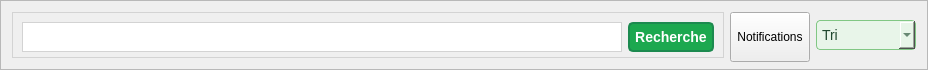
             <widget class="QFrame" name="frame_5">
              <property name="minimumSize">
               <size>
                <width>0</width>
                <height>50</height>
               </size>
              </property>
              <property name="maximumSize">
               <size>
                <width>16777215</width>
                <height>70</height>
               </size>
              </property>
              <property name="styleSheet">
               <string notr="true"/>
              </property>
              <property name="frameShape">
               <enum>QFrame::Shape::StyledPanel</enum>
              </property>
              <property name="frameShadow">
               <enum>QFrame::Shadow::Raised</enum>
              </property>
              <layout class="QHBoxLayout" name="horizontalLayout_4">
               <item>
                <widget class="QFrame" name="frame_2">
                 <property name="maximumSize">
                  <size>
                   <width>800</width>
                   <height>16777215</height>
                  </size>
                 </property>
                 <property name="styleSheet">
                  <string notr="true">border:1 solid lightgray;</string>
                 </property>
                 <property name="frameShape">
                  <enum>QFrame::Shape::StyledPanel</enum>
                 </property>
                 <property name="frameShadow">
                  <enum>QFrame::Shadow::Raised</enum>
                 </property>
                 <layout class="QHBoxLayout" name="horizontalLayout_6">
                  <item>
                   <widget class="QLineEdit" name="clerecherche">
                    <property name="minimumSize">
                     <size>
                      <width>600</width>
                      <height>30</height>
                     </size>
                    </property>
                    <property name="maximumSize">
                     <size>
                      <width>600</width>
                      <height>30</height>
                     </size>
                    </property>
                    <property name="alignment">
                     <set>Qt::AlignmentFlag::AlignJustify|Qt::AlignmentFlag::AlignVCenter</set>
                    </property>
                   </widget>
                  </item>
                  <item>
                   <widget class="QPushButton" name="bouttonrecherche">
                    <property name="minimumSize">
                     <size>
                      <width>0</width>
                      <height>30</height>
                     </size>
                    </property>
                    <property name="maximumSize">
                     <size>
                      <width>100</width>
                      <height>16777215</height>
                     </size>
                    </property>
                    <property name="styleSheet">
                     <string notr="true">QPushButton {
    background-color: rgb(28, 168, 79); /* Couleur de fond */
    border: 2px solid #1C8A4F; /* Bordure assortie */
    border-radius: 5px; /* Coins arrondis */
    color: white; /* Texte en blanc */
    font-size: 14px; /* Taille de police */
    padding: 5px; /* Espacement interne */
    font-weight: bold; /* Texte en gras */
}

QLabel:hover {
    background-color: rgb(20, 140, 60); /* Couleur de fond change lorsque l'on survole le label */
}QPushButton:focus {
    border: 2px solid #0D6E3F; /* Bordure qui change en cas de focus (utile pour les QLabel avec interaction) */
}

</string>
                    </property>
                    <property name="text">
                     <string>Recherche</string>
                    </property>
                   </widget>
                  </item>
                 </layout>
                </widget>
               </item>
               <item>
                <widget class="QPushButton" name="bouttonnotification">
                 <property name="minimumSize">
                  <size>
                   <width>0</width>
                   <height>50</height>
                  </size>
                 </property>
                 <property name="maximumSize">
                  <size>
                   <width>150</width>
                   <height>16777215</height>
                  </size>
                 </property>
                 <property name="styleSheet">
                  <string notr="true"/>
                 </property>
                 <property name="text">
                  <string>Notifications</string>
                 </property>
                 <property name="icon">
                  <iconset resource="ressources.qrc">
                   <normaloff>:/images/notification.png</normaloff>:/images/notification.png</iconset>
                 </property>
                </widget>
               </item>
               <item>
                <widget class="QComboBox" name="menutri">
                 <property name="minimumSize">
                  <size>
                   <width>100</width>
                   <height>0</height>
                  </size>
                 </property>
                 <property name="maximumSize">
                  <size>
                   <width>120</width>
                   <height>16777215</height>
                  </size>
                 </property>
                 <property name="styleSheet">
                  <string notr="true">QComboBox {
    background-color: #E8F5E9; /* Vert très clair */
    color: #1f472e;
    font-family: &quot;Roboto&quot;, sans-serif;
    font-size: 14px;
    padding: 5px;
    border: 1px solid #81C784;
    border-radius: 4px;
}
QComboBox:focus {
    border: 1px solid #4CAF50; /* Bordure plus foncée lorsqu'on clique */
    background-color: #F1F8E9;
}</string>
                 </property>
                 <item>
                  <property name="text">
                   <string>Tri</string>
                  </property>
                 </item>
                 <item>
                  <property name="text">
                   <string>Nom</string>
                  </property>
                 </item>
                 <item>
                  <property name="text">
                   <string/>
                  </property>
                 </item>
                </widget>
               </item>
              </layout>
             </widget>
